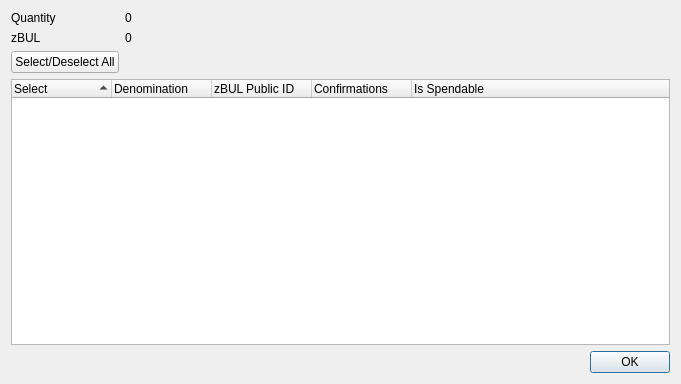
<?xml version="1.0" encoding="UTF-8"?>
<ui version="4.0">
 <class>ZBullishcoinControlDialog</class>
 <widget class="QDialog" name="ZBullishcoinControlDialog">
  <property name="geometry">
   <rect>
    <x>0</x>
    <y>0</y>
    <width>681</width>
    <height>384</height>
   </rect>
  </property>
  <property name="minimumSize">
   <size>
    <width>681</width>
    <height>384</height>
   </size>
  </property>
  <property name="windowTitle">
   <string>Select zBUL to Spend</string>
  </property>
  <layout class="QGridLayout" name="gridLayout">
   <item row="0" column="0">
    <layout class="QFormLayout" name="formLayout">
     <property name="sizeConstraint">
      <enum>QLayout::SetDefaultConstraint</enum>
     </property>
     <item row="0" column="0">
      <widget class="QLabel" name="labelQuantity">
       <property name="text">
        <string>Quantity</string>
       </property>
      </widget>
     </item>
     <item row="0" column="1">
      <widget class="QLabel" name="labelQuantity_int">
       <property name="text">
        <string>0</string>
       </property>
      </widget>
     </item>
     <item row="1" column="0">
      <widget class="QLabel" name="labelZBullishcoin">
       <property name="text">
        <string>zBUL</string>
       </property>
      </widget>
     </item>
     <item row="1" column="1">
      <widget class="QLabel" name="labelZBullishcoin_int">
       <property name="text">
        <string>0</string>
       </property>
      </widget>
     </item>
     <item row="2" column="0">
      <widget class="QPushButton" name="pushButtonAll">
       <property name="text">
        <string>Select/Deselect All</string>
       </property>
      </widget>
     </item>
    </layout>
   </item>
   <item row="1" column="0">
    <layout class="QVBoxLayout" name="verticalLayout">
     <item>
      <widget class="QTreeWidget" name="treeWidget">
       <property name="minimumSize">
        <size>
         <width>0</width>
         <height>250</height>
        </size>
       </property>
       <property name="alternatingRowColors">
        <bool>true</bool>
       </property>
       <property name="sortingEnabled">
        <bool>true</bool>
       </property>
       <property name="columnCount">
        <number>5</number>
       </property>
       <attribute name="headerDefaultSectionSize">
        <number>100</number>
       </attribute>
       <column>
        <property name="text">
         <string notr="true">Select</string>
        </property>
       </column>
       <column>
        <property name="text">
         <string notr="true">Denomination</string>
        </property>
       </column>
       <column>
        <property name="text">
         <string notr="true">zBUL Public ID</string>
        </property>
       </column>
       <column>
        <property name="text">
         <string notr="true">Confirmations</string>
        </property>
       </column>
       <column>
        <property name="text">
         <string>Is Spendable</string>
        </property>
       </column>
      </widget>
     </item>
     <item>
      <widget class="QDialogButtonBox" name="buttonBox">
       <property name="orientation">
        <enum>Qt::Horizontal</enum>
       </property>
       <property name="standardButtons">
        <set>QDialogButtonBox::Ok</set>
       </property>
      </widget>
     </item>
    </layout>
   </item>
  </layout>
 </widget>
 <resources/>
 <connections>
  <connection>
   <sender>buttonBox</sender>
   <signal>accepted()</signal>
   <receiver>ZBullishcoinControlDialog</receiver>
   <slot>accept()</slot>
   <hints>
    <hint type="sourcelabel">
     <x>248</x>
     <y>254</y>
    </hint>
    <hint type="destinationlabel">
     <x>157</x>
     <y>274</y>
    </hint>
   </hints>
  </connection>
  <connection>
   <sender>buttonBox</sender>
   <signal>rejected()</signal>
   <receiver>ZBullishcoinControlDialog</receiver>
   <slot>reject()</slot>
   <hints>
    <hint type="sourcelabel">
     <x>316</x>
     <y>260</y>
    </hint>
    <hint type="destinationlabel">
     <x>286</x>
     <y>274</y>
    </hint>
   </hints>
  </connection>
 </connections>
</ui>
